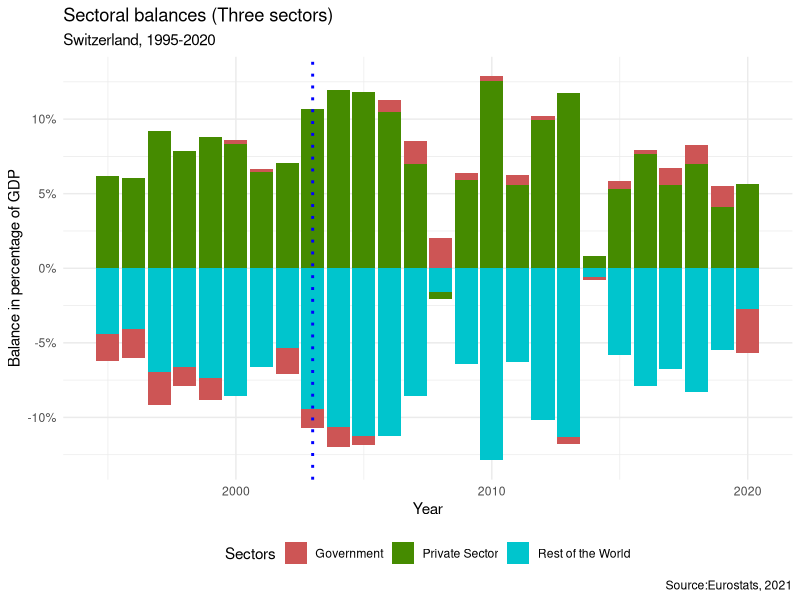
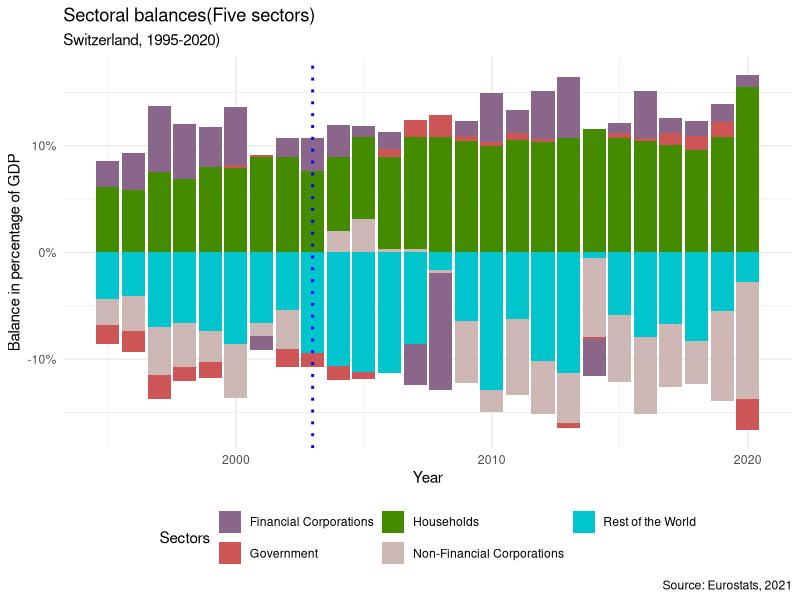

Write R code to recreate these figures, in order.
# Load librariries ----
library(readxl)
library(ggplot2)
library(tidyr)

# Load data ----
df <- read_xlsx("fiscalspace.xlsx")
df

# Prepare data for three and five sectors 
threesec <- c("year", "Private Sector", "Government", "Rest of the World")
threesector <- df[threesec]
#threesector <- threesector[2:4]*100
threesector <- threesector %>%
  pivot_longer(2:4, names_to = "Sectors", values_to = "Balance",
               )
fivesec <- c("year", "Households", "Government", "Rest of the World", "Financial Corporations", "Non-Financial Corporations")
fivesector <- df[fivesec]
fivesector <- fivesector %>% 
  pivot_longer(2:6, names_to = "Sectors", values_to = "Balance")

# Prepare graphs ----
# Graph for three sectors ----- 
# Colors
colors3 <- c("indianred3", "chartreuse4", "turquoise3" )
plot_3 <- ggplot(threesector, aes(x=year, y= Balance, fill = Sectors)) +
  geom_bar(stat = "identity", position = "stack") +  
  geom_vline(xintercept = 2003, linetype="dotted", color="blue", size=1) + 
  labs(title = "Sectoral balances (Three sectors)",
       subtitle = "Switzerland, 1995-2020",
       x = "Year",
       y = "Balance in percentage of GDP",
       fill = "Sectors",
       caption = "Source:Eurostats, 2021") + 
  scale_y_continuous(labels = scales::percent_format()) + 
  theme_minimal() + 
  scale_fill_manual(values = colors3) +
  theme(legend.position = "bottom")
plot_3
#Graph for five sectors -----
# Change colors 
c("#FF0000", "#00FF00", "#0000FF", "#FFFF00", "#FF00FF")
sector_colors <- c("plum4", "indianred3", "chartreuse4", "mistyrose3", "turquoise3")

ggplot(fivesector, aes(x=year, y= Balance, fill = Sectors)) +
  geom_bar(stat = "identity", position = "stack") +  
  geom_vline(xintercept = 2003, linetype="dotted", color="blue", size = 1) + 
  labs(title = "Sectoral balances(Five sectors)",
       subtitle = "Switzerland, 1995-2020)",
       x = "Year",
       y = "Balance in percentage of GDP",
       fill = "Sectors",
       caption = "Source: Eurostats, 2021") + 
  scale_y_continuous(labels = scales::percent_format()) + 
  scale_fill_discrete() +
  scale_fill_manual(values = sector_colors) +
  theme_minimal() + 
  theme(legend.position = "bottom") + 
  guides(fill = guide_legend(nrow=2))
      #  legend.key.size = unit(0.6, "lines"))
